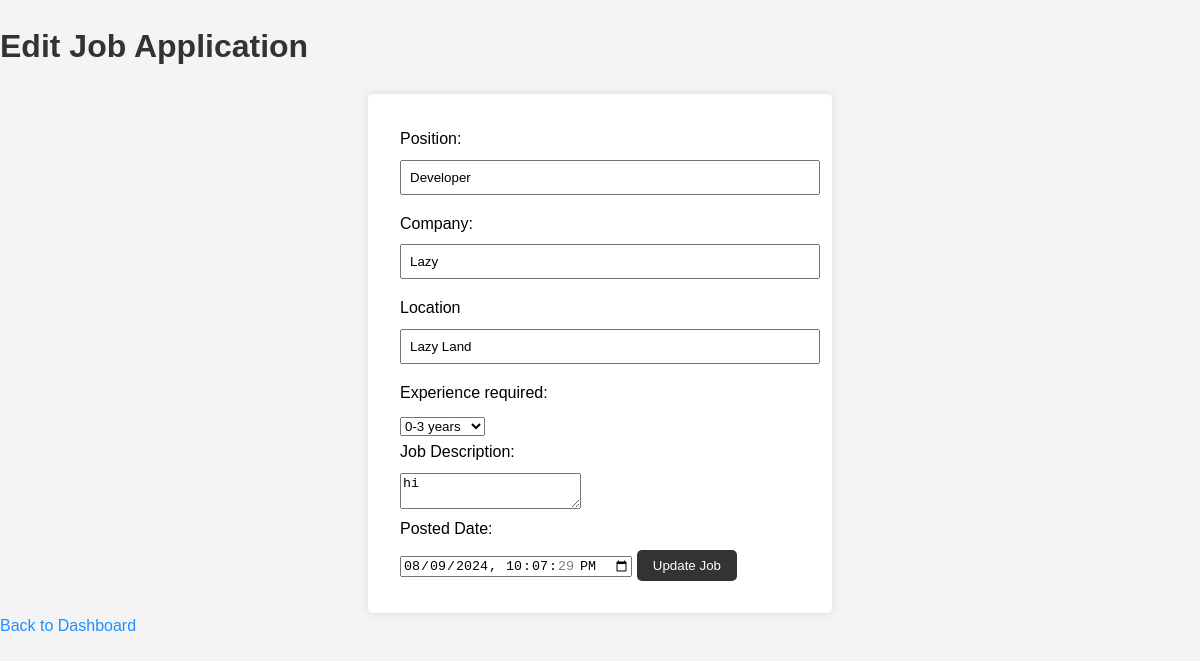
/admin/edit_job/1 (signed in), run on an earlier commit of the app's database.
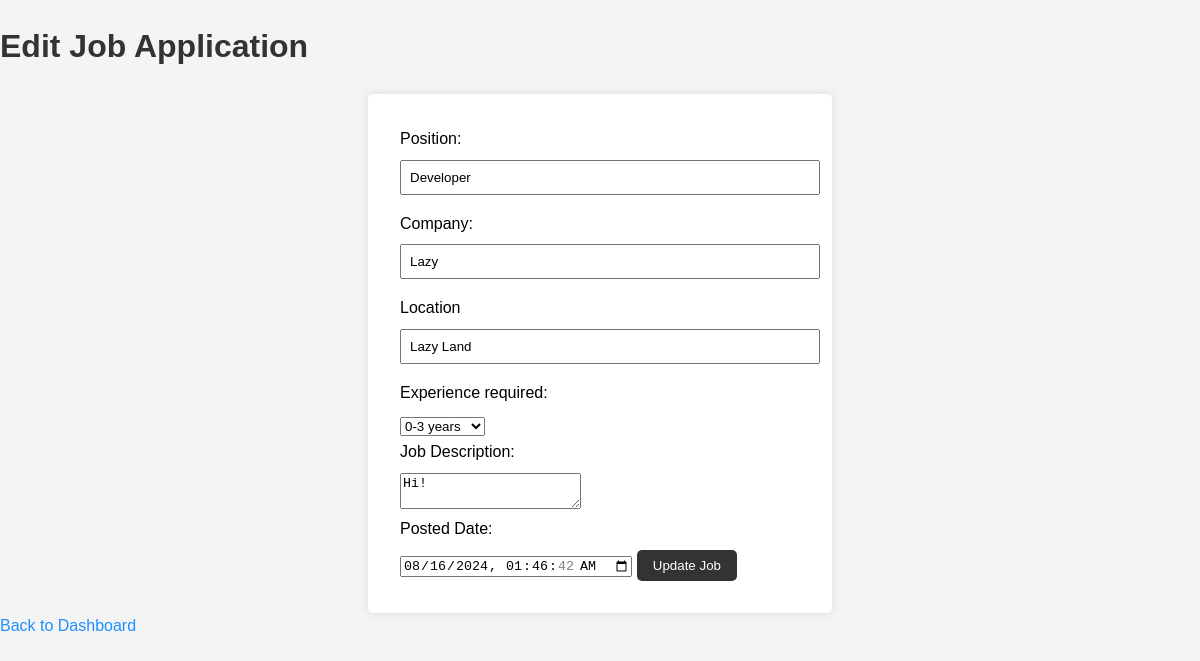
And on a later commit of the database.
### tables this page shows
CREATE TABLE job_applications (
                id INTEGER PRIMARY KEY AUTOINCREMENT,
                position TEXT NOT NULL,
                company TEXT NOT NULL,
                location TEXT NOT NULL,
                experience_range TEXT NOT NULL,
                description TEXT NOT NULL,
                posted_date TEXT NOT NULL
            );

### admin.py (the view, shortened to what this page needs)
@admin_blueprint.route('/edit_job/<int:job_id>', methods=['GET', 'POST'])
def edit_job(job_id):
    if 'username' not in session or not session.get('is_admin'):
        return redirect(url_for('auth.sign_in'))
    db = get_db()
    job = db.execute('SELECT * FROM job_applications WHERE id = ?', (job_id,)).fetchone()
    if not job:
        flash('Job application not found.')
        return redirect(url_for('admin.dashboard'))
    return render_template('edit_job.html', job=job)

### create_db.py (called while the page is built)
def get_db():
    conn = sqlite3.connect(DATABASE)
    conn.row_factory = sqlite3.Row
    return conn

### templates/edit_job.html (shortened to what this page needs)
<!DOCTYPE html>
<html lang="en">
<head>
    <link rel="stylesheet" href="{{ url_for('static', filename='style.css') }}">
</head>
<body>
    <h1>Edit Job Application</h1>
    <form method="POST">
        <label for="position">Position:</label>
        <input type="text" id="position" name="position" value="{{ job.position }}" required>
        <label for="company">Company:</label>
        <input type="text" id="company" name="company" value="{{ job.company }}" required>
        <label for="location">Location</label>
        <input type="text" id="location" name="location" value="{{ job['location'] }}">
        <label for="experience_range">Experience required:</label>
        <select id="experience_range" name="experience_range" required>
            <option value="0-3 years" {% if job.experience_range == '0-3 years' %}selected{% endif %}>0-3 years</option>
        </select>
        <label for="description">Job Description:</label>
        <textarea id="description" name="description" required>{{ job.description }}</textarea>
        <label for="posted_date">Posted Date:</label>
        <input type="datetime-local" id="posted_date" name="posted_date" value="{{ job.posted_date }}" required>
        <button type="submit">Update Job</button>
    </form>
    <a href="{{ url_for('admin.dashboard') }}">Back to Dashboard</a>
</body>
</html>

What changed in the data, as far as the page shows it:
changed job_applications "Developer": description "hi" → "Hi!"; posted_date "08/09/2024 22:07:29" → "08/16/2024 01:46:42"
